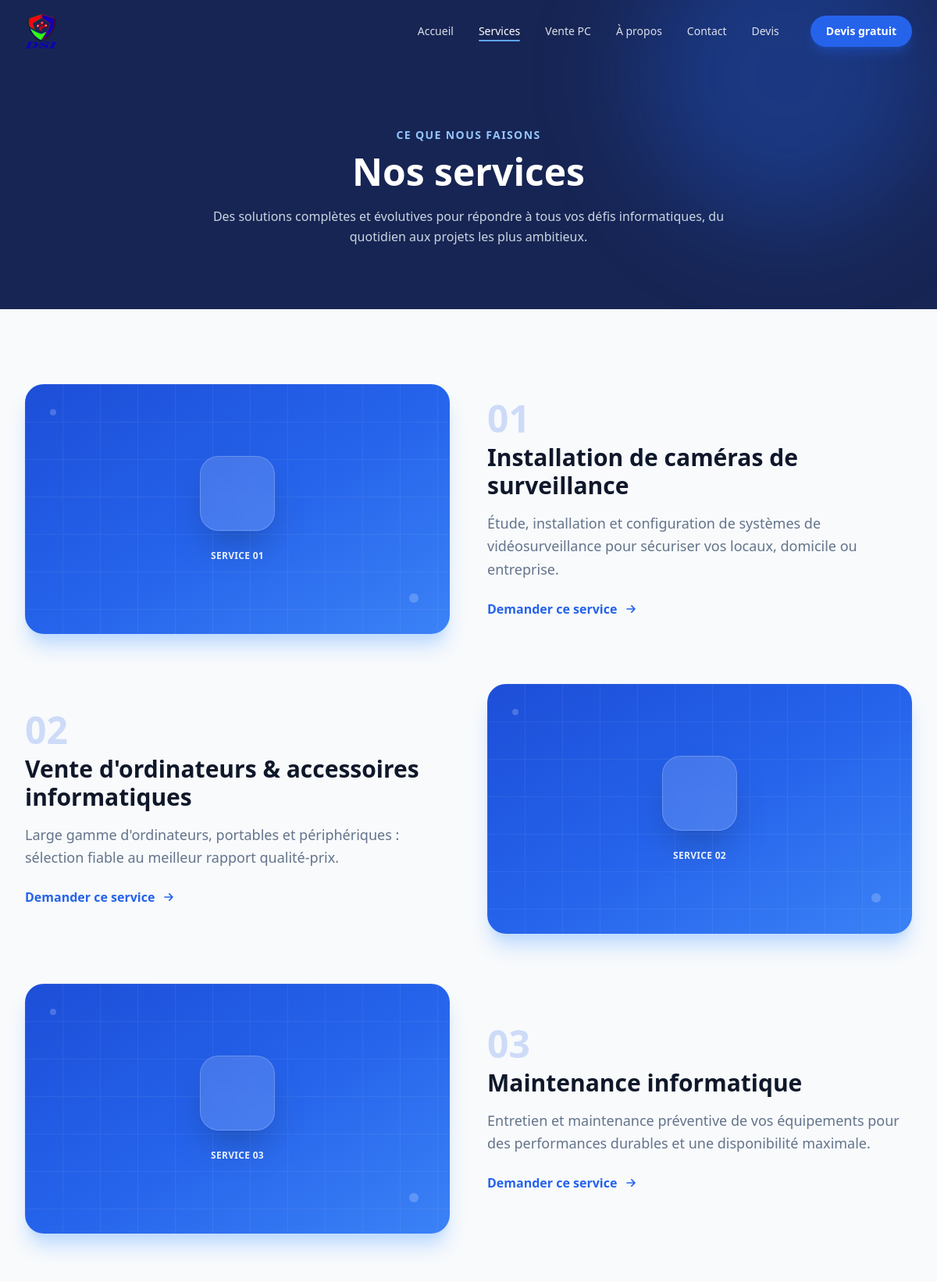
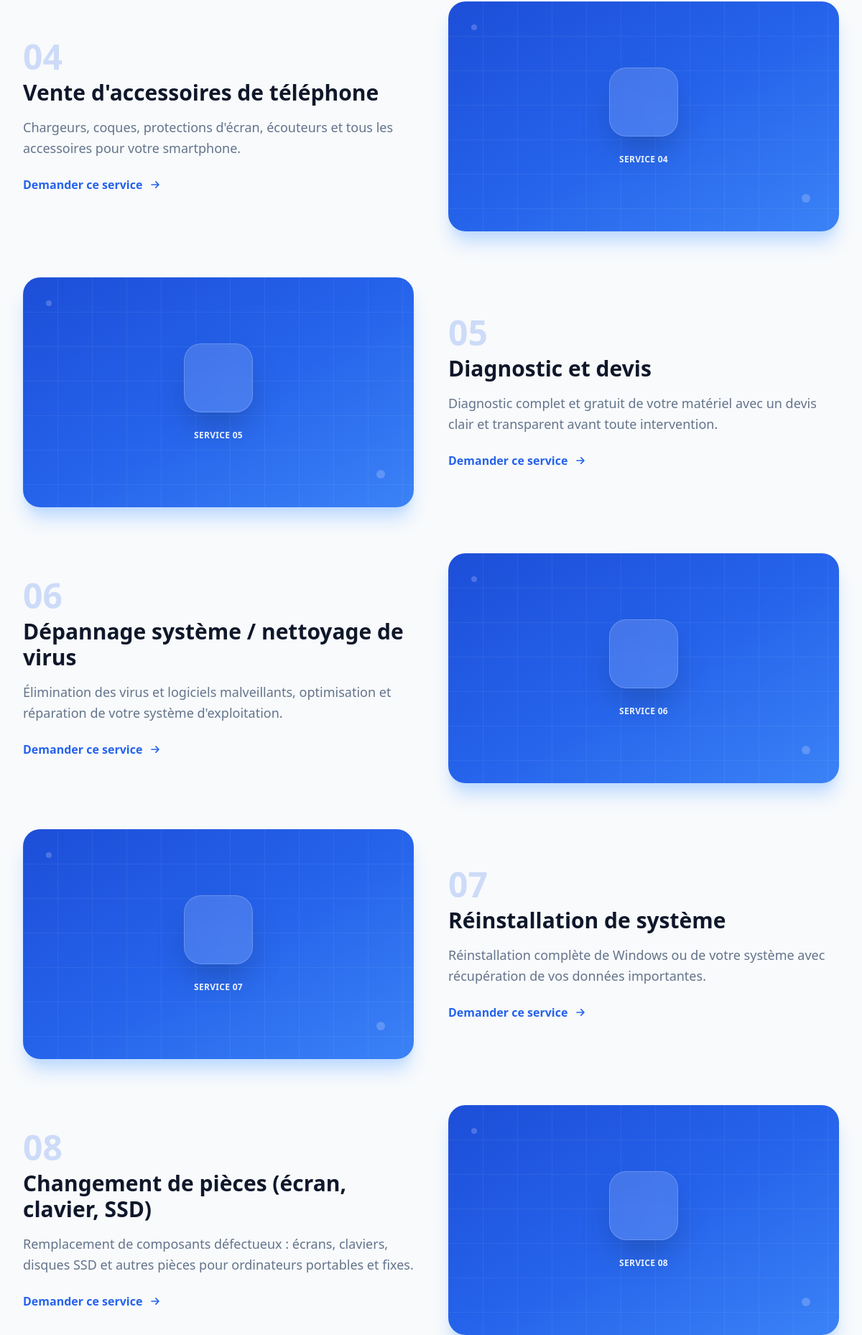
/services.php (upper part), run on the app's committed database (2 pictures, top to bottom).
### tables this page shows
CREATE TABLE IF NOT EXISTS services (
    id INT AUTO_INCREMENT PRIMARY KEY,
    titre VARCHAR(150) NOT NULL,
    description TEXT NOT NULL,
    image VARCHAR(255) DEFAULT 'assets/img/service-1.jpg',
    icone VARCHAR(50) DEFAULT 'code',
    actif TINYINT(1) NOT NULL DEFAULT 1,
    ordre_affichage INT NOT NULL DEFAULT 0,
    cree_le TIMESTAMP DEFAULT CURRENT_TIMESTAMP
);

### includes/config.php (called while the page is built, shortened)
<?php
function db(): PDO
{
    static $pdo = null;
    if ($pdo === null) {
        try {
            $pdo = new PDO(
                'mysql:host=' . DB_HOST . ';dbname=' . DB_NAME . ';charset=utf8mb4',
                DB_USER,
                DB_PASS,
                [
                    PDO::ATTR_ERRMODE            => PDO::ERRMODE_EXCEPTION,
                    PDO::ATTR_DEFAULT_FETCH_MODE => PDO::FETCH_ASSOC,
                    PDO::ATTR_EMULATE_PREPARES   => false,
                ]
            );
        } catch (PDOException $e) {
            http_response_code(500);
            die('Erreur de connexion à la base de données. Vérifiez le fichier includes/config.php.');
        }
    }
    return $pdo;
}

### services.php (the view, shortened to what this page needs)
<?php
require_once __DIR__ . '/includes/functions.php';
$services = get_services();
require __DIR__ . '/includes/header.php';
?>
<section class="pt-40 pb-20 bg-dsi-950 relative overflow-hidden">
    <div class="absolute -top-24 right-0 w-96 h-96 bg-dsi-600/30 rounded-full blur-3xl"></div>
    <div class="relative max-w-7xl mx-auto px-4 sm:px-6 lg:px-8 text-center">
        <span class="text-dsi-300 font-semibold text-sm uppercase tracking-widest">Ce que nous faisons</span>
        <h1 class="mt-3 text-4xl sm:text-5xl font-extrabold text-white">Nos services</h1>
        <p class="mt-5 text-slate-300 max-w-2xl mx-auto leading-relaxed">
            Des solutions complètes et évolutives pour répondre à tous vos défis informatiques,
            du quotidien aux projets les plus ambitieux.
        </p>
    </div>
</section>
<section class="py-24 bg-slate-50">
    <div class="max-w-7xl mx-auto px-4 sm:px-6 lg:px-8 space-y-16">
        <?php foreach ($services as $index => $service): ?>
        <article id="service-<?= (int) $service['id'] ?>" class="grid lg:grid-cols-2 gap-12 items-center <?= $index % 2 === 1 ? 'lg:[&>*:first-child]:order-2' : '' ?>">
            <div class="reveal group">
                <div class="relative rounded-3xl bg-gradient-to-br from-dsi-700 via-dsi-600 to-dsi-500 p-10 shadow-xl shadow-dsi-200 overflow-hidden h-80 flex flex-col items-center justify-center text-center">
                    <div class="absolute inset-0 bg-grid opacity-10"></div>
                    <span class="w-2 h-2 rounded-full bg-white/20 absolute top-8 left-8"></span>
                    <span class="w-3 h-3 rounded-full bg-white/20 absolute bottom-10 right-10"></span>
                    <div class="relative w-24 h-24 rounded-3xl bg-white/15 backdrop-blur border border-white/20 text-white flex items-center justify-center shadow-2xl group-hover:scale-110 group-hover:rotate-3 transition-transform duration-500 [&_svg]:w-12 [&_svg]:h-12">
                        <?= icone_svg($service['icone']) ?>
                    </div>
                    <p class="relative mt-6 text-white/90 font-semibold tracking-wide uppercase text-xs">Service <?= str_pad((string) ($index + 1), 2, '0', STR_PAD_LEFT) ?></p>
                </div>
            </div>
            <div class="reveal">
                <span class="text-dsi-600 font-bold text-5xl opacity-20">0<?= $index + 1 ?></span>
                <h2 class="mt-2 text-2xl sm:text-3xl font-extrabold text-slate-900"><?= e($service['titre']) ?></h2>
                <p class="mt-4 text-slate-500 leading-relaxed text-lg"><?= e($service['description']) ?></p>
                <a href="contact.php" class="mt-6 inline-flex items-center gap-2 text-dsi-600 font-semibold hover:gap-3 transition-all">
                    Demander ce service
                    <svg class="w-5 h-5" fill="none" stroke="currentColor" stroke-width="2" viewBox="0 0 24 24"><path stroke-linecap="round" stroke-linejoin="round" d="M13 7l5 5-5 5M6 12h12"/></svg>
                </a>
            </div>
        </article>
        <?php endforeach; ?>
    </div>
</section>
<?php require __DIR__ . '/includes/footer.php'; ?>

### includes/functions.php (shortened to what this page needs)
<?php
require_once __DIR__ . '/config.php';
function e(?string $valeur): string
{
    return htmlspecialchars((string) $valeur, ENT_QUOTES, 'UTF-8');
}
function get_services(bool $tous = false): array
{
    $sql = 'SELECT * FROM services';
    if (!$tous) {
        $sql .= ' WHERE actif = 1';
    }
    $sql .= ' ORDER BY ordre_affichage ASC, id ASC';
    $stmt = db()->query($sql);
    return $stmt->fetchAll();
}
function icone_svg(string $nom): string
{
    $icones = [
        'code'      => '<path d="M16 18l6-6-6-6M8 6l-6 6 6 6"/>',
        'wrench'    => '<path d="M14.7 6.3a4.5 4.5 0 0 0-6 6L3 18l3 3 5.7-5.7a4.5 4.5 0 0 0 6-6L14 13l-3-3 3.7-3.7z"/>',
        'network'   => '<circle cx="12" cy="5" r="3"/><circle cx="5" cy="19" r="3"/><circle cx="19" cy="19" r="3"/><path d="M12 8v4m0 0l-5.5 4.5M12 12l5.5 4.5"/>',
        'shield'    => '<path d="M12 3l8 4v5c0 5-3.5 8-8 9-4.5-1-8-4-8-9V7l8-4z"/><path d="M9 12l2 2 4-4"/>',
        'lightbulb' => '<path d="M9 18h6M10 22h4M12 2a7 7 0 0 1 4 12.7c-.6.5-1 1.4-1 2.3h-6c0-.9-.4-1.8-1-2.3A7 7 0 0 1 12 2z"/>',
        'headset'   => '<path d="M4 13a8 8 0 0 1 16 0"/><rect x="2" y="13" width="4" height="7" rx="2"/><rect x="18" y="13" width="4" height="7" rx="2"/><path d="M20 20a4 4 0 0 1-4 3h-3"/>',
        'cloud'     => '<path d="M17.5 19a4.5 4.5 0 0 0 .4-9A7 7 0 0 0 4.3 12.5 3.5 3.5 0 0 0 6 19h11.5z"/>',
        'database'  => '<ellipse cx="12" cy="5" rx="8" ry="3"/><path d="M4 5v14c0 1.7 3.6 3 8 3s8-1.3 8-3V5"/><path d="M4 12c0 1.7 3.6 3 8 3s8-1.3 8-3"/>',
        'camera'    => '<path d="M15 10l6-3v10l-6-3"/><rect x="2" y="6" width="13" height="12" rx="2"/>',
        'laptop'    => '<rect x="4" y="5" width="16" height="11" rx="2"/><path d="M2 19h20"/>',
        'phone'     => '<rect x="7" y="2" width="10" height="20" rx="2"/><path d="M11 18h2"/>',
        'clipboard' => '<rect x="6" y="4" width="12" height="17" rx="2"/><path d="M9 4a3 3 0 0 1 6 0M9 11h6M9 15h4"/>',
        'disk'      => '<circle cx="12" cy="12" r="9"/><circle cx="12" cy="12" r="2.5"/><path d="M12 3v6.5M12 14.5V21"/>',
        'cpu'       => '<rect x="6" y="6" width="12" height="12" rx="2"/><rect x="10" y="10" width="4" height="4"/><path d="M9 3v3M15 3v3M9 18v3M15 18v3M3 9h3M3 15h3M18 9h3M18 15h3"/>',
        'printer'   => '<path d="M7 8V3h10v5"/><rect x="4" y="8" width="16" height="8" rx="2"/><path d="M7 13h10v8H7z"/>',
        'card'      => '<rect x="2" y="5" width="20" height="14" rx="2"/><path d="M2 10h20M6 15h5"/>',
    ];
    $chemin = $icones[$nom] ?? $icones['code'];
    return '<svg xmlns="http://www.w3.org/2000/svg" fill="none" viewBox="0 0 24 24" stroke-width="1.8" stroke="currentColor" class="w-7 h-7">' . $chemin . '</svg>';
}

### assets/css/style.css (style rules this page uses)
.bg-grid { background-image: linear-gradient(to right, rgba(255, 255, 255, 0.6) 1px, transparent 1px), linear-gradient(to bottom, rgba(255, 255, 255, 0.6) 1px, transparent 1px); background-size: 48px 48px; }
.reveal { opacity: 0; transform: translateY(28px); transition: opacity 0.7s ease, transform 0.7s ease; }
.reveal.visible { opacity: 1; transform: translateY(0); }

### data on the page
services: index "01", titre "Installation de caméras de surveillance", description "Étude, installation et configuration de systèmes de vidéosurveillance pour sécuriser vos locaux, domicile ou entreprise."
services: index "02", titre "Vente d'ordinateurs & accessoires informatiques", description "Large gamme d'ordinateurs, portables et périphériques : sélection fiable au meilleur rapport qualité-prix."
services: index "03", titre "Maintenance informatique", description "Entretien et maintenance préventive de vos équipements pour des performances durables et une disponibilité maximale."
services: index "04", titre "Vente d'accessoires de téléphone", description "Chargeurs, coques, protections d'écran, écouteurs et tous les accessoires pour votre smartphone."
services: index "05", titre "Diagnostic et devis", description "Diagnostic complet et gratuit de votre matériel avec un devis clair et transparent avant toute intervention."
services: index "06", titre "Dépannage système / nettoyage de virus", description "Élimination des virus et logiciels malveillants, optimisation et réparation de votre système d'exploitation."
services: index "07", titre "Réinstallation de système", description "Réinstallation complète de Windows ou de votre système avec récupération de vos données importantes."
services: index "08", titre "Changement de pièces (écran, clavier, SSD)", description "Remplacement de composants défectueux : écrans, claviers, disques SSD et autres pièces pour ordinateurs portables et fixes."
